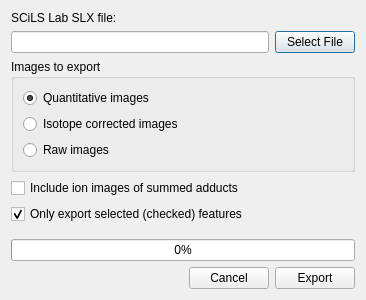
<?xml version="1.0" encoding="UTF-8"?>
<ui version="4.0">
 <class>MsiExportScilsDialog</class>
 <widget class="QDialog" name="MsiExportScilsDialog">
  <property name="geometry">
   <rect>
    <x>0</x>
    <y>0</y>
    <width>366</width>
    <height>300</height>
   </rect>
  </property>
  <property name="windowTitle">
   <string>Export to SCiLS</string>
  </property>
  <layout class="QVBoxLayout" name="verticalLayout">
   <item>
    <widget class="QLabel" name="label">
     <property name="text">
      <string>SCiLS Lab SLX file:</string>
     </property>
    </widget>
   </item>
   <item>
    <layout class="QHBoxLayout" name="horizontalLayout">
     <item>
      <widget class="QLineEdit" name="lineEdit"/>
     </item>
     <item>
      <widget class="QPushButton" name="button_choose_file">
       <property name="text">
        <string>Select File</string>
       </property>
      </widget>
     </item>
    </layout>
   </item>
   <item>
    <widget class="QGroupBox" name="group_box_image_type">
     <property name="title">
      <string>Images to export</string>
     </property>
     <layout class="QVBoxLayout" name="verticalLayout_2">
      <item>
       <widget class="QRadioButton" name="radio_quant">
        <property name="text">
         <string>Quantitative images</string>
        </property>
        <property name="checked">
         <bool>true</bool>
        </property>
       </widget>
      </item>
      <item>
       <widget class="QRadioButton" name="radio_iso">
        <property name="text">
         <string>Isotope corrected images</string>
        </property>
       </widget>
      </item>
      <item>
       <widget class="QRadioButton" name="radio_raw">
        <property name="text">
         <string>Raw images</string>
        </property>
       </widget>
      </item>
     </layout>
    </widget>
   </item>
   <item>
    <widget class="QCheckBox" name="include_summed_checkbox">
     <property name="toolTip">
      <string>&lt;html&gt;&lt;head/&gt;&lt;body&gt;&lt;p&gt;Include the neutral (summed adduct) ion images in the export. These images are generated by summing the different adducts that belong to the same species.&lt;/p&gt;&lt;/body&gt;&lt;/html&gt;</string>
     </property>
     <property name="text">
      <string>Include ion images of summed adducts</string>
     </property>
    </widget>
   </item>
   <item>
    <widget class="QCheckBox" name="selected_only_checkbox">
     <property name="text">
      <string>Only export selected (checked) features</string>
     </property>
     <property name="checked">
      <bool>true</bool>
     </property>
    </widget>
   </item>
   <item>
    <spacer name="verticalSpacer">
     <property name="orientation">
      <enum>Qt::Orientation::Vertical</enum>
     </property>
     <property name="sizeHint" stdset="0">
      <size>
       <width>20</width>
       <height>40</height>
      </size>
     </property>
    </spacer>
   </item>
   <item>
    <widget class="QProgressBar" name="scils_progressbar">
     <property name="value">
      <number>0</number>
     </property>
    </widget>
   </item>
   <item>
    <layout class="QHBoxLayout" name="layout_buttons">
     <item>
      <spacer name="horizontalSpacer">
       <property name="orientation">
        <enum>Qt::Orientation::Horizontal</enum>
       </property>
       <property name="sizeHint" stdset="0">
        <size>
         <width>40</width>
         <height>20</height>
        </size>
       </property>
      </spacer>
     </item>
     <item>
      <widget class="QPushButton" name="button_cancel">
       <property name="text">
        <string>Cancel</string>
       </property>
      </widget>
     </item>
     <item>
      <widget class="QPushButton" name="button_export">
       <property name="text">
        <string>Export</string>
       </property>
      </widget>
     </item>
    </layout>
   </item>
  </layout>
 </widget>
 <resources/>
 <connections/>
</ui>
